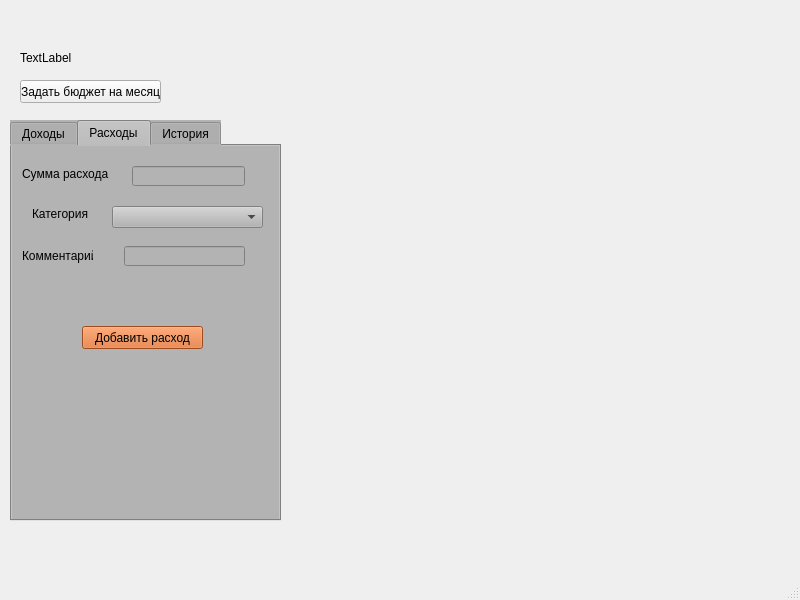
<?xml version="1.0" encoding="UTF-8"?>
<ui version="4.0">
 <class>FinanceManager</class>
 <widget class="QMainWindow" name="FinanceManager">
  <property name="geometry">
   <rect>
    <x>0</x>
    <y>0</y>
    <width>800</width>
    <height>600</height>
   </rect>
  </property>
  <property name="windowTitle">
   <string>FinanceManager v1.0</string>
  </property>
  <widget class="QWidget" name="centralwidget">
   <widget class="QTabWidget" name="tabWidget">
    <property name="geometry">
     <rect>
      <x>10</x>
      <y>120</y>
      <width>271</width>
      <height>401</height>
     </rect>
    </property>
    <property name="styleSheet">
     <string notr="true">background-color: rgb(179, 179, 179);</string>
    </property>
    <property name="currentIndex">
     <number>1</number>
    </property>
    <widget class="QWidget" name="tab">
     <attribute name="title">
      <string>Доходы</string>
     </attribute>
     <widget class="QLabel" name="label">
      <property name="geometry">
       <rect>
        <x>10</x>
        <y>20</y>
        <width>81</width>
        <height>20</height>
       </rect>
      </property>
      <property name="text">
       <string>Сумма дохода</string>
      </property>
     </widget>
     <widget class="QLineEdit" name="lineEdit">
      <property name="geometry">
       <rect>
        <x>120</x>
        <y>20</y>
        <width>113</width>
        <height>20</height>
       </rect>
      </property>
     </widget>
     <widget class="QLabel" name="label_2">
      <property name="geometry">
       <rect>
        <x>20</x>
        <y>60</y>
        <width>71</width>
        <height>20</height>
       </rect>
      </property>
      <property name="text">
       <string>Категория</string>
      </property>
     </widget>
     <widget class="QComboBox" name="comboBox">
      <property name="geometry">
       <rect>
        <x>100</x>
        <y>60</y>
        <width>151</width>
        <height>22</height>
       </rect>
      </property>
     </widget>
     <widget class="QLabel" name="label_3">
      <property name="geometry">
       <rect>
        <x>10</x>
        <y>100</y>
        <width>71</width>
        <height>20</height>
       </rect>
      </property>
      <property name="text">
       <string>Комментарий</string>
      </property>
     </widget>
     <widget class="QLineEdit" name="lineEdit_2">
      <property name="geometry">
       <rect>
        <x>110</x>
        <y>100</y>
        <width>121</width>
        <height>20</height>
       </rect>
      </property>
     </widget>
     <widget class="QPushButton" name="pushButton">
      <property name="geometry">
       <rect>
        <x>70</x>
        <y>180</y>
        <width>121</width>
        <height>23</height>
       </rect>
      </property>
      <property name="styleSheet">
       <string notr="true">background-color: rgb(195, 195, 195);
background-color: rgb(221, 107, 41);</string>
      </property>
      <property name="text">
       <string>Добавить доход</string>
      </property>
     </widget>
    </widget>
    <widget class="QWidget" name="tab_3">
     <attribute name="title">
      <string>Расходы</string>
     </attribute>
     <widget class="QLabel" name="label_7">
      <property name="geometry">
       <rect>
        <x>10</x>
        <y>20</y>
        <width>91</width>
        <height>16</height>
       </rect>
      </property>
      <property name="text">
       <string>Сумма расхода</string>
      </property>
     </widget>
     <widget class="QLineEdit" name="lineEdit_5">
      <property name="geometry">
       <rect>
        <x>120</x>
        <y>20</y>
        <width>113</width>
        <height>20</height>
       </rect>
      </property>
     </widget>
     <widget class="QLabel" name="label_8">
      <property name="geometry">
       <rect>
        <x>20</x>
        <y>60</y>
        <width>71</width>
        <height>16</height>
       </rect>
      </property>
      <property name="text">
       <string>Категория</string>
      </property>
     </widget>
     <widget class="QComboBox" name="comboBox_3">
      <property name="geometry">
       <rect>
        <x>100</x>
        <y>60</y>
        <width>151</width>
        <height>22</height>
       </rect>
      </property>
     </widget>
     <widget class="QLabel" name="label_9">
      <property name="geometry">
       <rect>
        <x>10</x>
        <y>100</y>
        <width>71</width>
        <height>20</height>
       </rect>
      </property>
      <property name="text">
       <string>Комментарий</string>
      </property>
     </widget>
     <widget class="QLineEdit" name="lineEdit_6">
      <property name="geometry">
       <rect>
        <x>112</x>
        <y>100</y>
        <width>121</width>
        <height>20</height>
       </rect>
      </property>
     </widget>
     <widget class="QPushButton" name="pushButton_3">
      <property name="geometry">
       <rect>
        <x>70</x>
        <y>180</y>
        <width>121</width>
        <height>23</height>
       </rect>
      </property>
      <property name="styleSheet">
       <string notr="true">background-color: rgb(221, 107, 41);</string>
      </property>
      <property name="text">
       <string>Добавить расход</string>
      </property>
     </widget>
    </widget>
    <widget class="QWidget" name="tab_2">
     <attribute name="title">
      <string>История</string>
     </attribute>
     <widget class="QTextEdit" name="textEdit">
      <property name="geometry">
       <rect>
        <x>20</x>
        <y>20</y>
        <width>221</width>
        <height>191</height>
       </rect>
      </property>
      <property name="styleSheet">
       <string notr="true"/>
      </property>
     </widget>
     <widget class="QPushButton" name="pushButton_4">
      <property name="geometry">
       <rect>
        <x>50</x>
        <y>260</y>
        <width>161</width>
        <height>23</height>
       </rect>
      </property>
      <property name="styleSheet">
       <string notr="true">background-color: rgb(221, 107, 41);</string>
      </property>
      <property name="text">
       <string>Удалить запись из истории</string>
      </property>
     </widget>
     <widget class="QPushButton" name="pushButton_5">
      <property name="geometry">
       <rect>
        <x>50</x>
        <y>300</y>
        <width>161</width>
        <height>23</height>
       </rect>
      </property>
      <property name="styleSheet">
       <string notr="true">background-color: rgb(255, 128, 17);</string>
      </property>
      <property name="text">
       <string>Редактировать запись</string>
      </property>
     </widget>
    </widget>
   </widget>
   <widget class="QLabel" name="label_10">
    <property name="geometry">
     <rect>
      <x>20</x>
      <y>50</y>
      <width>181</width>
      <height>16</height>
     </rect>
    </property>
    <property name="text">
     <string>TextLabel</string>
    </property>
   </widget>
   <widget class="QPushButton" name="pushButton_6">
    <property name="geometry">
     <rect>
      <x>20</x>
      <y>80</y>
      <width>141</width>
      <height>23</height>
     </rect>
    </property>
    <property name="text">
     <string>Задать бюджет на месяц</string>
    </property>
   </widget>
  </widget>
  <widget class="QMenuBar" name="menubar">
   <property name="geometry">
    <rect>
     <x>0</x>
     <y>0</y>
     <width>800</width>
     <height>21</height>
    </rect>
   </property>
  </widget>
  <widget class="QStatusBar" name="statusbar"/>
 </widget>
 <resources/>
 <connections/>
</ui>
